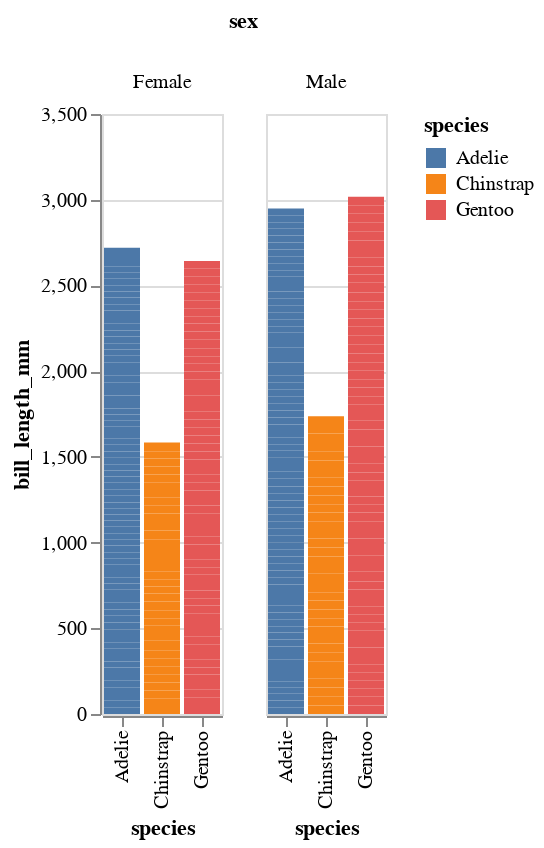

Notebook source saved alongside this figure:
### Markdown cell above
I don't think our size specifications (`height` and `width`) are improving the appearance of these bar charts; I think the default values look better.  So let's remove that portion of the chart.

### Code cell
alt.Chart(df).mark_bar().encode(
    x=alt.X("species", scale=alt.Scale(zero=False)),
    y=alt.Y("bill_length_mm", scale=alt.Scale(zero=False)),
    color="species",
).facet(
    column="sex"
)

### Figure 1 — Vega-Lite specification as saved in the notebook (floating-point values rounded to 4 significant figures; data arrays with more than 128 entries replaced by an {"elided": "..."} marker saying what was removed)
{"config": {"view": {"continuousWidth": 400, "continuousHeight": 300}}, "data": {"name": "data-a0ec2e5925707c5dba9da2c1e24eff5a"}, "facet": {"column": {"field": "sex", "type": "nominal"}}, "spec": {"mark": "bar", "encoding": {"color": {"field": "species", "type": "nominal"}, "x": {"field": "species", "scale": {"zero": false}, "type": "nominal"}, "y": {"field": "bill_length_mm", "scale": {"zero": false}, "type": "quantitative"}}}, "$schema": "https://vega.github.io/schema/vega-lite/v4.17.0.json", "datasets": {"data-a0ec2e5925707c5dba9da2c1e24eff5a": {"elided": "333 records"}}}
